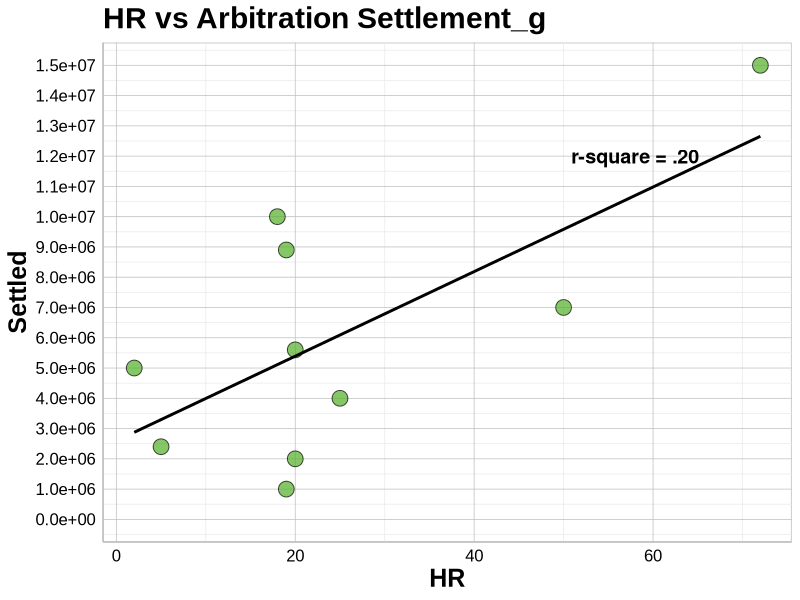
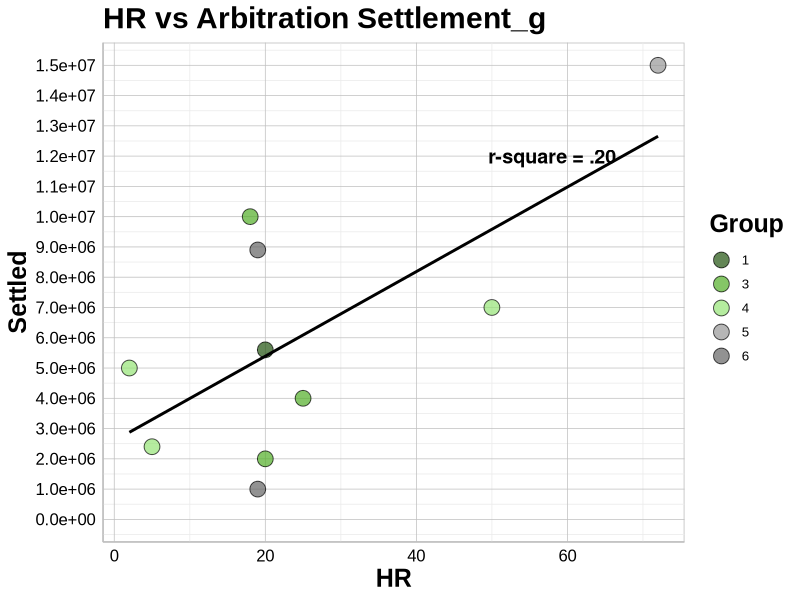

Write the R code that produced these figures, in order.
# install.packages('ggplot2')

library(ggplot2)

# creates sample data
df <- data.frame(HR=c(19,20,25,5,2,50,72,20,18,19),Settled=c(10^6, 2*10^6, 4*10^6, 2.4*10^6, 5*10^6, 7*10^6, 15*10^6, 5.6*10^6, 10*10^6, 8.9*10^6), Group = sample(c("1","2","3","4","5","6"), 10, replace = TRUE))

# Graph Parameters
fg_palette = c('#20520E', '#50ae26', '#95E476', '#969696', '#636363', '#252525')
dot_size = 5
dot_transparency = .7
y_major_tick_marks = seq(from=0, to=10^8, by=10^6)
y_axis_limits = c(0,15*10^6)

# FanGraphs Theme
fg_theme <- function(base_size = 12, base_family = "Arial") {
  theme_minimal(base_size = base_size, base_family = base_family) %+replace%
    theme(
      panel.background = element_rect(fill = "white", color='#BFBFBF'),
      axis.line = element_line(color='#BFBFBF', size=.5),
      panel.grid.major = element_line(color='#BFBFBF', size=.25),
      axis.title = element_text(face='bold', hjust=.5, vjust=0),
      axis.text = element_text(color='black'),
      title = element_text(face='bold', size = 18, hjust=0, vjust=1.5))
}

# Scatter Plot with r-square annotation and lm fit line
ggplot(data=df, aes(y=Settled, x=HR)) + 
  geom_point(fill = '#50ae26', shape=21, size=dot_size, alpha=dot_transparency) + 
  geom_smooth(method=lm, se=F, color='black') + 
  scale_y_continuous(breaks=(y_major_tick_marks), limits=y_axis_limits) +
  ggtitle("HR vs Arbitration Settlement_g") +
  annotate(geom="text", y=1.2*10^7, x=58, label='r-square = .20', size = 5, fontface = "bold") +
  fg_theme()

# Scatter Plot with r-square annotation and lm fit line, colored by Group
ggplot(data=df, aes(y=Settled, x=HR)) + 
  geom_point(aes(fill = Group), shape=21, size=dot_size, alpha=dot_transparency) + 
  geom_smooth(method=lm, se=F, color='black') + 
  scale_y_continuous(breaks=(y_major_tick_marks), limits=y_axis_limits) +
  scale_fill_manual(values = fg_palette) + 
  ggtitle('HR vs Arbitration Settlement_g') +
  annotate(geom="text", y=1.2*10^7, x=58, label='r-square = .20', size = 5, fontface = "bold") +
  fg_theme()
